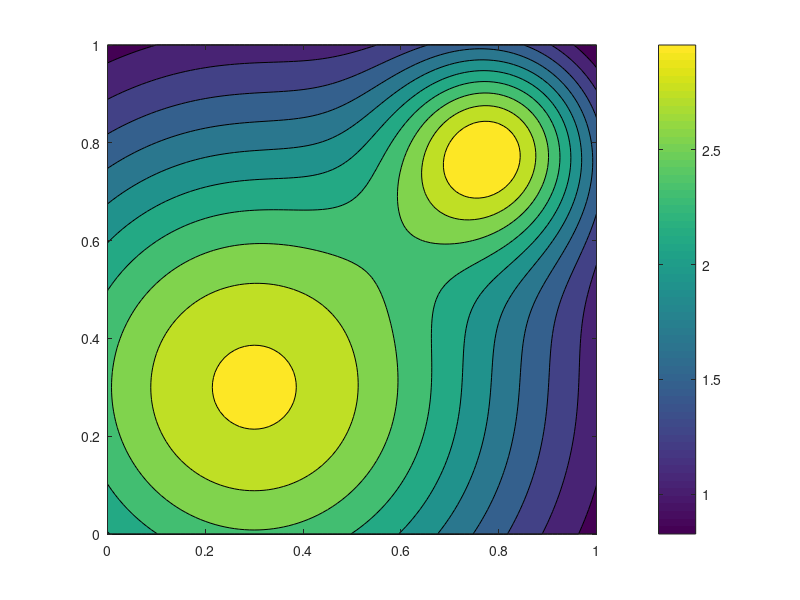
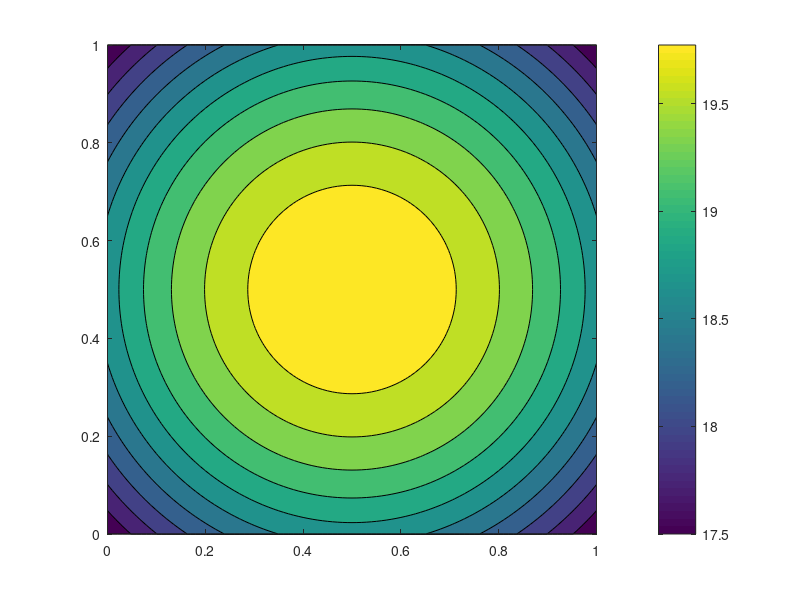
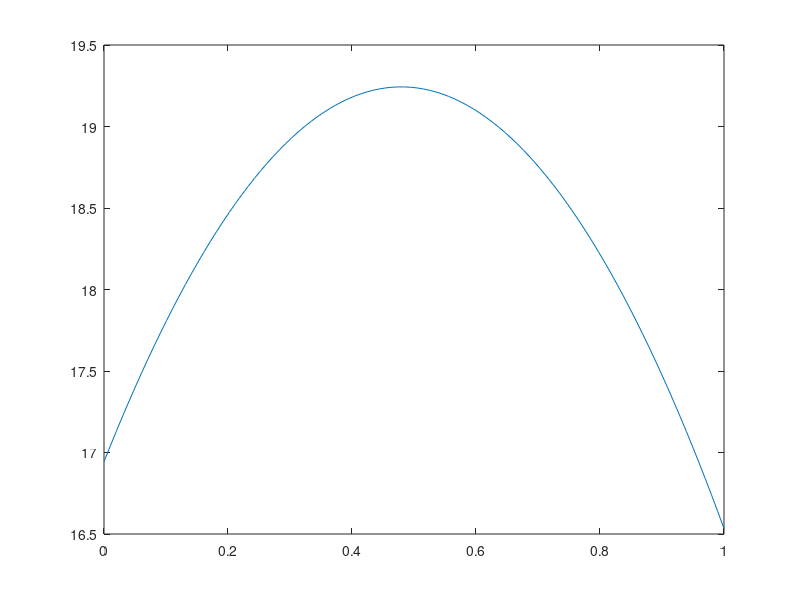

These charts were generated, in order, by the following MATLAB code:
global cell_tower

function d = density(x,y)
	
	center1 =[0.3; 0.3];
	a1 = 3;
	b1 = 2;
	d1 = sqrt( (x-center1(1)).^2 + (y-center1(2)).^2 );
	
	center2 =[0.8; 0.8];
	a2 = 2;
	b2 = 20;
	d2 = sqrt( (x-center2(1)).^2 + (y-center2(2)).^2 );
	
	d = a1*exp(-b1*d1.^2) + a2*exp(-b2*d2.^2);
	
	%constrain to [0,1]x[0,1]
	d = d.*(abs(x-0.5)<=0.5).*(abs(y-0.5)<=0.5);
end

function q = quality(x,y)
	global cell_tower
	
	best_q =  20;
	max_d = 2;
	decay_rate_per_d2 = 5;
	
	d = sqrt( (x-cell_tower(1)).^2 + (y-cell_tower(2)).^2 );
	
	q = best_q - decay_rate_per_d2 * d.^2;
	
	%constrain to [0,1]x[0,1]
	q = q.* (abs(x-0.5)<=0.5).*(abs(y-0.5)<=0.5);
	%constrain based on d
	q = q.* (d<2);
end

function wq = weighted_quality(x,y)

	wq = quality(x,y) .* density(x,y);
end

close all;
xx=0:.01:1; yy=xx;

[x,y] = meshgrid(xx,yy);
z = density(x,y);
contourf(xx,yy,z);
axis image;
colorbar;
print('population.png');

[x,y] = meshgrid(xx,yy);
cell_tower = [0.5, 0.5];
z = quality(x,y);
contourf(xx,yy,z);
axis image;
colorbar;
print('quality.png');

%total population
population = dblquad(@density,0,1,0,1)
global total_population;
total_population = population;

cell_tower = [0.5,0.5];
%cell_tower = [0.3,0.3];
%cell_tower = [0.8,0.8];
average_quality = dblquad(@weighted_quality,0,1,0,1) / population

function quality = get_quality(location)
	global cell_tower;
	global total_population;
	cell_tower = [location, location];
	quality = dblquad(@weighted_quality,0,1,0,1) / total_population;
end

clf()
X = linspace(0,1,100);
qualities = X;
for i = 1:length(qualities)
	qualities(i) = get_quality(X(i));
end
plot(X, qualities);
fminbnd(@ (x) -get_quality(x),0,1)
print('tower-locations.png')
pause

%Due to the symmetry, it is clear that the optimal location should be on
%the main diagonal.  But can you find the exact point which maximizes the
%average call quality for stationary callers?

%What if you also have to provide the minimum level of quality 
%(e.g., Q > 17.4 throughout the map) -- how would you place the cell tower
%to maximize the _average_ quality subject to this constraint?
%
%Alternatively: 
%What if you have 2 different caller-density functions & you are not sure
%which one will be in effect at a given time (e.g., workdays vs weekends or
%evenings?).  What does it mean for the location to be "optimal"?
%
%Try experimenting with this code to handle the above generalizations.

